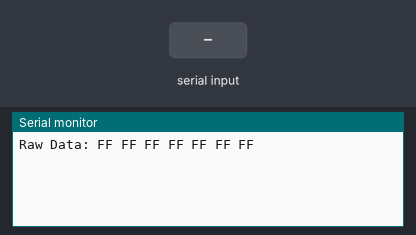
Recording of a sketch running on a simulated Arduino Uno, built for the host (arithmetic inside an expression is 32-bit, double 64-bit). On the bench: the last lines printed to the serial monitor. The test bench sets the inputs (shaded band).

Above: at 4.2 s.
4.3 s: "1" received over the second serial link
At 5.4 s:
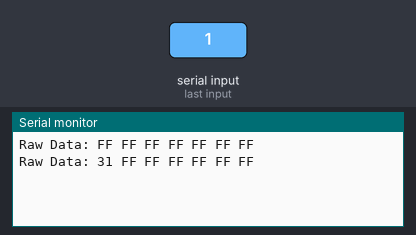
5.9 s: "0" received over the second serial link
At 7.2 s:
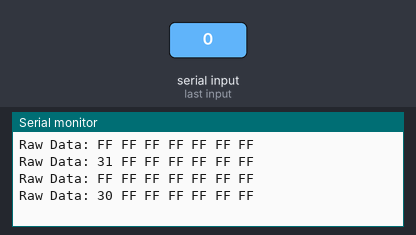
7.4 s: "2" received over the second serial link
At 8.4 s:
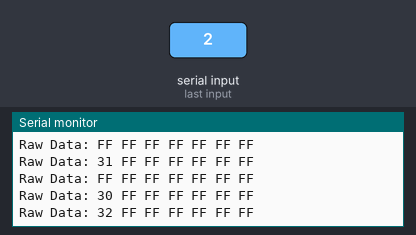

Measured:
- after the input at 4.3 s, the serial monitor: prints a new line after 0.10 s (image 1)
- after the input at 5.9 s, the serial monitor: prints a new line after 0.91 s (image 2)
- after the input at 7.4 s, the serial monitor: prints a new line after 0.61 s (image 3)

The sketch:

Halisense_7in1.ino
```cpp
#include <AltSoftSerial.h>
//for AltSoft use pin 8 and 9 for RO and DI Pin
// RS-485 configuration pins
#define RE 6
#define DE 7

// Modbus commands (requests for data)
const byte temp[] = {0x01, 0x03, 0x00, 0x01, 0x00, 0x01, 0xD5, 0xCA}; // Temperature
const byte mois[] = {0x01, 0x03, 0x00, 0x00, 0x00, 0x01, 0x84, 0x0A}; // Moisture
const byte econ[] = {0x01, 0x03, 0x00, 0x02, 0x00, 0x01, 0x25, 0xCA}; // Conductivity
const byte ph[] = {0x01, 0x03, 0x00, 0x03, 0x00, 0x01, 0x74, 0x0A};   // pH
const byte nitro[] = {0x01, 0x03, 0x00, 0x04, 0x00, 0x01, 0xC5, 0xCB}; // Nitrogen
const byte phos[] = {0x01, 0x03, 0x00, 0x05, 0x00, 0x01, 0x94, 0x0B};  // Phosphorus
const byte pota[] = {0x01, 0x03, 0x00, 0x06, 0x00, 0x01, 0x64, 0x0B};  // Potassium

byte values[7]; // Buffer for response
AltSoftSerial mod;

float envHumidity = 0.0, envTemperature = 0.0, soilPH = 0.0, soilMoisture = 0.0, soilTemp = 0.0;
int nitrogenVal = 0, phosphorusVal = 0, potassiumVal = 0;

// Forward declaration
float readSensor(const byte *command, byte responseSize, int scaleFactor = 1);

void setup() {
  Serial.begin(9600);
  mod.begin(4800);
  pinMode(RE, OUTPUT);
  pinMode(DE, OUTPUT);

  // Set RS-485 to receive mode initially
  digitalWrite(DE, LOW);
  digitalWrite(RE, LOW);

  delay(3000);
}

void loop() {
  soilMoisture = readSensor(mois, 7, 10); // Scaling: 0.1%
  delay(1000);
  soilTemp = readSensor(temp, 7, 10);     // Scaling: 0.1°C
  delay(1000);
  float conductivity = readSensor(econ, 7); // Scaling: None
  delay(1000);
  soilPH = readSensor(ph, 7, 10);          // Scaling: 0.1
  delay(1000);
  nitrogenVal = readSensor(nitro, 7);      // Scaling: None
  delay(1000);
  phosphorusVal = readSensor(phos, 7);     // Scaling: None
  delay(1000);
  potassiumVal = readSensor(pota, 7);      // Scaling: None
  delay(1000);

  // Print values
  Serial.print("Moisture: ");
  Serial.print(soilMoisture);
  Serial.println(" %");
  delay(1000);

  Serial.print("Temperature: ");
  Serial.print(soilTemp);
  Serial.println(" °C");
  delay(1000);

  Serial.print("EC: ");
  Serial.print(conductivity);
  Serial.println(" us/cm");
  delay(1000);

  Serial.print("pH: ");
  Serial.print(soilPH);
  Serial.println();
  delay(1000);

  Serial.print("Nitrogen: ");
  Serial.print(nitrogenVal);
  Serial.println(" mg/kg");
  delay(1000);

  Serial.print("Phosphorus: ");
  Serial.print(phosphorusVal);
  Serial.println(" mg/kg");
  delay(1000);

  Serial.print("Potassium: ");
  Serial.print(potassiumVal);
  Serial.println(" mg/kg");
  delay(3000);
}

// Function to read data from the sensor
float readSensor(const byte *command, byte responseSize, int scaleFactor) {
  mod.flushInput();

  // Switch RS-485 to transmit mode
  digitalWrite(DE, HIGH);
  digitalWrite(RE, HIGH);
  delay(1);

  // Send the command
  for (uint8_t i = 0; i < 8; i++) { // Assuming all commands are 8 bytes
    mod.write(command[i]);
  }

  mod.flush();

  // Switch RS-485 to receive mode
  digitalWrite(DE, LOW);
  digitalWrite(RE, LOW);

  delay(200); // Wait for the response

  // Read the response
  for (byte i = 0; i < responseSize; i++) {
    values[i] = mod.read();
  }

  // Combine high and low bytes
  int rawValue = (values[3] << 8) | values[4];

  // Debug: Print the raw data to Check if the sensor is responding properly. no respone hex: FFFFFFFF
  Serial.print("Raw Data: ");
  for (byte i = 0; i < responseSize; i++) {
    Serial.print(values[i], HEX);
    Serial.print(" ");
  }
  Serial.println();

  return rawValue / (float)scaleFactor; // Apply scaling factor
}
```
